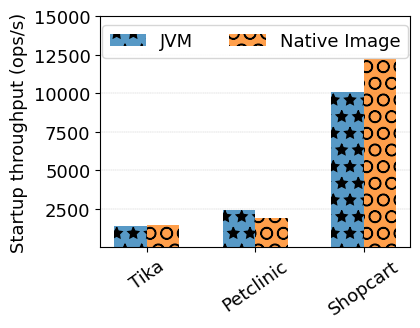

The Python source for this figure:
import results
import numpy as np
import matplotlib.pyplot as plt


THROUGHPUT_METRIC = "startup-throughput"
width = 0.3
benchmark_labels = [
    "Tika",
    "Petclinic",
    "Shopcart"
]
x = np.arange(len(benchmark_labels))


bench_results_tika_ni = results.read_benchmark_results("../results/bench-results-tika-ni.json")
bench_results_tika_jvm = results.read_benchmark_results("../results/bench-results-tika-jvm.json")
bench_results_petclinic_ni = results.read_benchmark_results("../results/bench-results-petclinic-ni.json")
bench_results_petclinic_jvm = results.read_benchmark_results("../results/bench-results-petclinic-jvm.json")
bench_results_shopcart_ni = results.read_benchmark_results("../results/bench-results-shopcart-ni.json")
bench_results_shopcart_jvm = results.read_benchmark_results("../results/bench-results-shopcart-jvm.json")

jvm_tput = [
    results.get_benchmark_metric(THROUGHPUT_METRIC, bench_results_tika_jvm),
    results.get_benchmark_metric(THROUGHPUT_METRIC, bench_results_petclinic_jvm),
    results.get_benchmark_metric(THROUGHPUT_METRIC, bench_results_shopcart_jvm)]

ni_tput = [
    results.get_benchmark_metric(THROUGHPUT_METRIC, bench_results_tika_ni),
    results.get_benchmark_metric(THROUGHPUT_METRIC, bench_results_petclinic_ni),
    results.get_benchmark_metric(THROUGHPUT_METRIC, bench_results_shopcart_ni)]

plt.rcParams.update({'font.size': 13})
fig, ax = plt.subplots()
ax.bar(x + 0*width, jvm_tput, width=width, hatch='*', label='JVM',           alpha=0.75)
ax.bar(x + 1*width, ni_tput,  width=width, hatch='O', label='Native Image',  alpha=0.75)

ax.set_ylabel('Startup throughput (ops/s)')
ax.set_xticks([position + width/2 for position in x], benchmark_labels)
ax.set_axisbelow(True)
plt.grid(axis = 'y', linestyle = '--', linewidth = 0.25)
plt.xticks(rotation = 35)
# plt.tick_params(
#     axis='x',          # changes apply to the x-axis
#     which='both',      # both major and minor ticks are affected
#     bottom=False,      # ticks along the bottom edge are off
#     top=False,         # ticks along the top edge are off
#     labelbottom=False) # labels along the bottom edge are off

# ax.set_yscale('log')
ax.set_ylim(ymin=0.1, ymax=15000)
# ax.set_xlim(xmin=-.25, xmax=14.7)
fig.set_figwidth(4)
fig.set_figheight(3)

ax.legend(ncol=5, loc='upper center')
plt.savefig("aot-startup-throughput.pdf", bbox_inches='tight')
plt.savefig("aot-startup-throughput.png", bbox_inches='tight')
plt.show()
